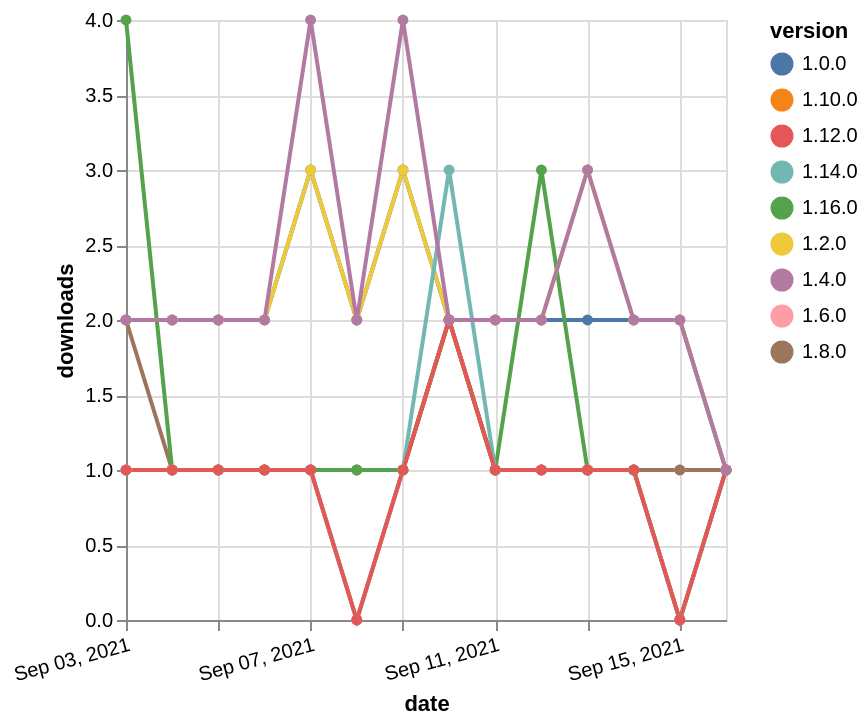

Here is the Vega-Lite specification saved for this chart:
### Vega-Lite specification from a JSON file in a GitHub repository (floating-point values rounded to 4 significant figures)
{"$schema": "https://vega.github.io/schema/vega-lite/v5.json", "description": "A simple bar chart with embedded data.", "data": {"values": [{"date": "2021-09-03", "total": 285, "delta": 1, "version": "1.6.0"}, {"date": "2021-09-04", "total": 286, "delta": 1, "version": "1.6.0"}, {"date": "2021-09-05", "total": 287, "delta": 1, "version": "1.6.0"}, {"date": "2021-09-06", "total": 288, "delta": 1, "version": "1.6.0"}, {"date": "2021-09-07", "total": 289, "delta": 1, "version": "1.6.0"}, {"date": "2021-09-08", "total": 290, "delta": 1, "version": "1.6.0"}, {"date": "2021-09-09", "total": 291, "delta": 1, "version": "1.6.0"}, {"date": "2021-09-10", "total": 293, "delta": 2, "version": "1.6.0"}, {"date": "2021-09-11", "total": 294, "delta": 1, "version": "1.6.0"}, {"date": "2021-09-12", "total": 295, "delta": 1, "version": "1.6.0"}, {"date": "2021-09-13", "total": 296, "delta": 1, "version": "1.6.0"}, {"date": "2021-09-14", "total": 297, "delta": 1, "version": "1.6.0"}, {"date": "2021-09-15", "total": 298, "delta": 1, "version": "1.6.0"}, {"date": "2021-09-16", "total": 299, "delta": 1, "version": "1.6.0"}, {"date": "2021-09-03", "total": 226, "delta": 2, "version": "1.8.0"}, {"date": "2021-09-04", "total": 227, "delta": 1, "version": "1.8.0"}, {"date": "2021-09-05", "total": 228, "delta": 1, "version": "1.8.0"}, {"date": "2021-09-06", "total": 229, "delta": 1, "version": "1.8.0"}, {"date": "2021-09-07", "total": 230, "delta": 1, "version": "1.8.0"}, {"date": "2021-09-08", "total": 231, "delta": 1, "version": "1.8.0"}, {"date": "2021-09-09", "total": 232, "delta": 1, "version": "1.8.0"}, {"date": "2021-09-10", "total": 234, "delta": 2, "version": "1.8.0"}, {"date": "2021-09-11", "total": 235, "delta": 1, "version": "1.8.0"}, {"date": "2021-09-12", "total": 236, "delta": 1, "version": "1.8.0"}, {"date": "2021-09-13", "total": 237, "delta": 1, "version": "1.8.0"}, {"date": "2021-09-14", "total": 238, "delta": 1, "version": "1.8.0"}, {"date": "2021-09-15", "total": 239, "delta": 1, "version": "1.8.0"}, {"date": "2021-09-16", "total": 240, "delta": 1, "version": "1.8.0"}, {"date": "2021-09-03", "total": 223, "delta": 1, "version": "1.10.0"}, {"date": "2021-09-04", "total": 224, "delta": 1, "version": "1.10.0"}, {"date": "2021-09-05", "total": 225, "delta": 1, "version": "1.10.0"}, {"date": "2021-09-06", "total": 226, "delta": 1, "version": "1.10.0"}, {"date": "2021-09-07", "total": 227, "delta": 1, "version": "1.10.0"}, {"date": "2021-09-08", "total": 227, "delta": 0, "version": "1.10.0"}, {"date": "2021-09-09", "total": 228, "delta": 1, "version": "1.10.0"}, {"date": "2021-09-10", "total": 230, "delta": 2, "version": "1.10.0"}, {"date": "2021-09-11", "total": 231, "delta": 1, "version": "1.10.0"}, {"date": "2021-09-12", "total": 232, "delta": 1, "version": "1.10.0"}, {"date": "2021-09-13", "total": 233, "delta": 1, "version": "1.10.0"}, {"date": "2021-09-14", "total": 234, "delta": 1, "version": "1.10.0"}, {"date": "2021-09-15", "total": 234, "delta": 0, "version": "1.10.0"}, {"date": "2021-09-16", "total": 235, "delta": 1, "version": "1.10.0"}, {"date": "2021-09-03", "total": 2685, "delta": 2, "version": "1.0.0"}, {"date": "2021-09-04", "total": 2687, "delta": 2, "version": "1.0.0"}, {"date": "2021-09-05", "total": 2689, "delta": 2, "version": "1.0.0"}, {"date": "2021-09-06", "total": 2691, "delta": 2, "version": "1.0.0"}, {"date": "2021-09-07", "total": 2694, "delta": 3, "version": "1.0.0"}, {"date": "2021-09-08", "total": 2696, "delta": 2, "version": "1.0.0"}, {"date": "2021-09-09", "total": 2699, "delta": 3, "version": "1.0.0"}, {"date": "2021-09-10", "total": 2701, "delta": 2, "version": "1.0.0"}, {"date": "2021-09-11", "total": 2703, "delta": 2, "version": "1.0.0"}, {"date": "2021-09-12", "total": 2705, "delta": 2, "version": "1.0.0"}, {"date": "2021-09-13", "total": 2707, "delta": 2, "version": "1.0.0"}, {"date": "2021-09-14", "total": 2709, "delta": 2, "version": "1.0.0"}, {"date": "2021-09-15", "total": 2711, "delta": 2, "version": "1.0.0"}, {"date": "2021-09-16", "total": 2712, "delta": 1, "version": "1.0.0"}, {"date": "2021-09-03", "total": 133, "delta": 4, "version": "1.16.0"}, {"date": "2021-09-04", "total": 134, "delta": 1, "version": "1.16.0"}, {"date": "2021-09-05", "total": 135, "delta": 1, "version": "1.16.0"}, {"date": "2021-09-06", "total": 136, "delta": 1, "version": "1.16.0"}, {"date": "2021-09-07", "total": 137, "delta": 1, "version": "1.16.0"}, {"date": "2021-09-08", "total": 138, "delta": 1, "version": "1.16.0"}, {"date": "2021-09-09", "total": 139, "delta": 1, "version": "1.16.0"}, {"date": "2021-09-10", "total": 141, "delta": 2, "version": "1.16.0"}, {"date": "2021-09-11", "total": 142, "delta": 1, "version": "1.16.0"}, {"date": "2021-09-12", "total": 145, "delta": 3, "version": "1.16.0"}, {"date": "2021-09-13", "total": 146, "delta": 1, "version": "1.16.0"}, {"date": "2021-09-14", "total": 147, "delta": 1, "version": "1.16.0"}, {"date": "2021-09-15", "total": 147, "delta": 0, "version": "1.16.0"}, {"date": "2021-09-16", "total": 148, "delta": 1, "version": "1.16.0"}, {"date": "2021-09-03", "total": 2656, "delta": 2, "version": "1.2.0"}, {"date": "2021-09-04", "total": 2658, "delta": 2, "version": "1.2.0"}, {"date": "2021-09-05", "total": 2660, "delta": 2, "version": "1.2.0"}, {"date": "2021-09-06", "total": 2662, "delta": 2, "version": "1.2.0"}, {"date": "2021-09-07", "total": 2665, "delta": 3, "version": "1.2.0"}, {"date": "2021-09-08", "total": 2667, "delta": 2, "version": "1.2.0"}, {"date": "2021-09-09", "total": 2670, "delta": 3, "version": "1.2.0"}, {"date": "2021-09-10", "total": 2672, "delta": 2, "version": "1.2.0"}, {"date": "2021-09-11", "total": 2674, "delta": 2, "version": "1.2.0"}, {"date": "2021-09-12", "total": 2676, "delta": 2, "version": "1.2.0"}, {"date": "2021-09-13", "total": 2679, "delta": 3, "version": "1.2.0"}, {"date": "2021-09-14", "total": 2681, "delta": 2, "version": "1.2.0"}, {"date": "2021-09-15", "total": 2683, "delta": 2, "version": "1.2.0"}, {"date": "2021-09-16", "total": 2684, "delta": 1, "version": "1.2.0"}, {"date": "2021-09-03", "total": 207, "delta": 1, "version": "1.14.0"}, {"date": "2021-09-04", "total": 208, "delta": 1, "version": "1.14.0"}, {"date": "2021-09-05", "total": 209, "delta": 1, "version": "1.14.0"}, {"date": "2021-09-06", "total": 210, "delta": 1, "version": "1.14.0"}, {"date": "2021-09-07", "total": 211, "delta": 1, "version": "1.14.0"}, {"date": "2021-09-08", "total": 211, "delta": 0, "version": "1.14.0"}, {"date": "2021-09-09", "total": 212, "delta": 1, "version": "1.14.0"}, {"date": "2021-09-10", "total": 215, "delta": 3, "version": "1.14.0"}, {"date": "2021-09-11", "total": 216, "delta": 1, "version": "1.14.0"}, {"date": "2021-09-12", "total": 217, "delta": 1, "version": "1.14.0"}, {"date": "2021-09-13", "total": 218, "delta": 1, "version": "1.14.0"}, {"date": "2021-09-14", "total": 219, "delta": 1, "version": "1.14.0"}, {"date": "2021-09-15", "total": 219, "delta": 0, "version": "1.14.0"}, {"date": "2021-09-16", "total": 220, "delta": 1, "version": "1.14.0"}, {"date": "2021-09-03", "total": 174, "delta": 1, "version": "1.12.0"}, {"date": "2021-09-04", "total": 175, "delta": 1, "version": "1.12.0"}, {"date": "2021-09-05", "total": 176, "delta": 1, "version": "1.12.0"}, {"date": "2021-09-06", "total": 177, "delta": 1, "version": "1.12.0"}, {"date": "2021-09-07", "total": 178, "delta": 1, "version": "1.12.0"}, {"date": "2021-09-08", "total": 178, "delta": 0, "version": "1.12.0"}, {"date": "2021-09-09", "total": 179, "delta": 1, "version": "1.12.0"}, {"date": "2021-09-10", "total": 181, "delta": 2, "version": "1.12.0"}, {"date": "2021-09-11", "total": 182, "delta": 1, "version": "1.12.0"}, {"date": "2021-09-12", "total": 183, "delta": 1, "version": "1.12.0"}, {"date": "2021-09-13", "total": 184, "delta": 1, "version": "1.12.0"}, {"date": "2021-09-14", "total": 185, "delta": 1, "version": "1.12.0"}, {"date": "2021-09-15", "total": 185, "delta": 0, "version": "1.12.0"}, {"date": "2021-09-16", "total": 186, "delta": 1, "version": "1.12.0"}, {"date": "2021-09-03", "total": 2633, "delta": 2, "version": "1.4.0"}, {"date": "2021-09-04", "total": 2635, "delta": 2, "version": "1.4.0"}, {"date": "2021-09-05", "total": 2637, "delta": 2, "version": "1.4.0"}, {"date": "2021-09-06", "total": 2639, "delta": 2, "version": "1.4.0"}, {"date": "2021-09-07", "total": 2643, "delta": 4, "version": "1.4.0"}, {"date": "2021-09-08", "total": 2645, "delta": 2, "version": "1.4.0"}, {"date": "2021-09-09", "total": 2649, "delta": 4, "version": "1.4.0"}, {"date": "2021-09-10", "total": 2651, "delta": 2, "version": "1.4.0"}, {"date": "2021-09-11", "total": 2653, "delta": 2, "version": "1.4.0"}, {"date": "2021-09-12", "total": 2655, "delta": 2, "version": "1.4.0"}, {"date": "2021-09-13", "total": 2658, "delta": 3, "version": "1.4.0"}, {"date": "2021-09-14", "total": 2660, "delta": 2, "version": "1.4.0"}, {"date": "2021-09-15", "total": 2662, "delta": 2, "version": "1.4.0"}, {"date": "2021-09-16", "total": 2663, "delta": 1, "version": "1.4.0"}]}, "width": "container", "mark": {"type": "line", "point": {"filled": true}}, "encoding": {"x": {"field": "date", "type": "temporal", "timeUnit": "yearmonthdate", "title": "date", "axis": {"labelAngle": -15}}, "y": {"field": "delta", "type": "quantitative", "title": "downloads"}, "color": {"field": "version", "type": "nominal"}, "tooltip": {"field": "delta"}}}
